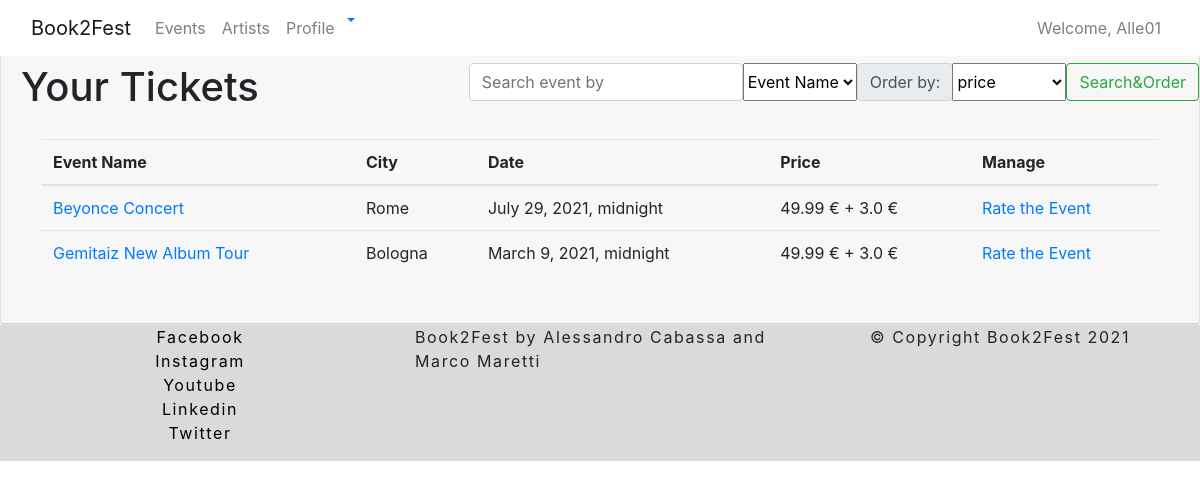
The page /book2fest/ticket/list (signed in) on the database as committed earlier.
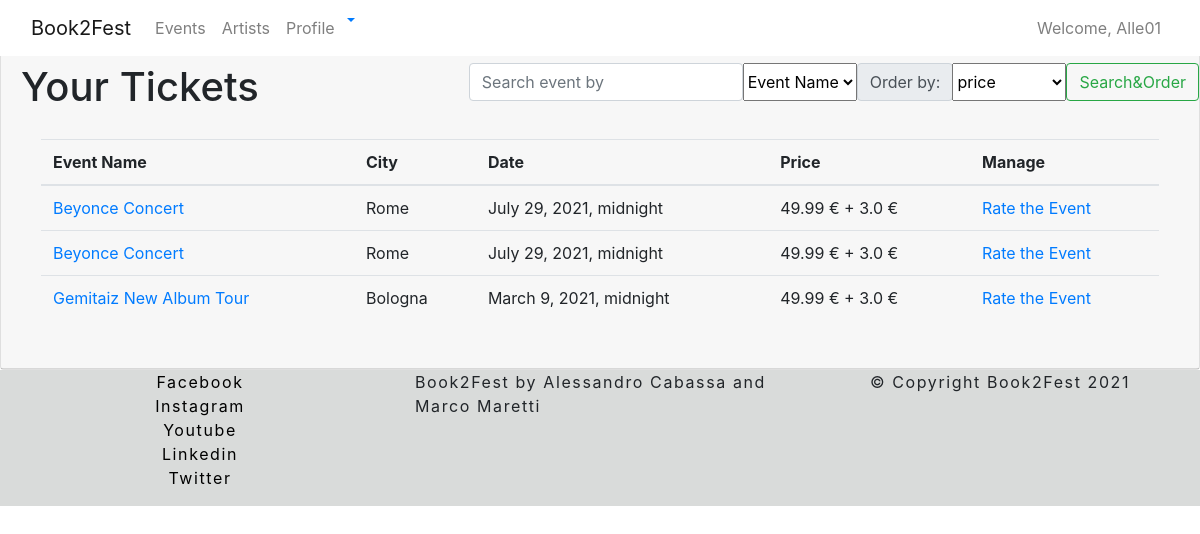
The same page on the database as committed later.
### book2fest/models.py (models this page shows, shortened)
class Ticket(models.Model):
    seat = models.OneToOneField(Seat, related_name='ticket_seat', on_delete=models.CASCADE)
    user = models.ForeignKey(UserProfile, related_name="ticket_user", on_delete=models.CASCADE)
    delivery = models.ForeignKey(Delivery, related_name='ticket_delivery', on_delete=models.CASCADE)

class Seat(models.Model):   #TODO: i seats servono per tutti gli eventi?
    event = models.ForeignKey(EventProfile, related_name='seat_event', on_delete=models.CASCADE)
    name = models.CharField(max_length=32)
    row = models.CharField(max_length=1, blank=True)
    number = models.CharField(max_length=4, blank=True)
    price = models.FloatField()
    available = models.BooleanField(default=True)
    seat_type = models.ForeignKey(SeatType, related_name='seat_type', on_delete=models.CASCADE)

class EventProfile(models.Model):
    user = models.ForeignKey(OrganizerProfile, related_name='event_user', on_delete=models.CASCADE)
    event_name = models.CharField(max_length=60)
    brief_description = models.TextField()
    description = models.TextField()
    artist_list = models.ManyToManyField(Artist)
    city = models.CharField(max_length=32)
    province = models.CharField(max_length=2)
    cap = models.CharField(max_length=5)
    country = models.CharField(max_length=32)
    address = models.CharField(max_length=32)
    how_to_reach = models.CharField(max_length=300)
    max_capacity = models.IntegerField()
    seats_available = models.IntegerField(null=True)
    avg_rating = models.FloatField(null=True)
    event_start = models.DateTimeField()
    event_end = models.DateTimeField()
    services = models.ManyToManyField(Service)# An event has many services, a service can be offered by many events (m to n)
    cancelled = models.BooleanField(default=False)

class Delivery(models.Model):
    name = models.CharField(max_length=32)
    overprice = models.FloatField()
    delivery_time = models.DurationField()   #TODO forse meglio mettere un datetime field boh
    class Meta:
        verbose_name_plural = 'Deliveries'

### book2fest/views.py (the view, shortened to what this page needs)
# urls.py: path('ticket/list', UserTicketList.as_view(), name='ticket-list' ),
class UserTicketList(LoginRequiredMixin, UserRequiredMixin, ListView):
    model = Ticket
    template_name = "book2fest/ticket/list.html"
    def get_context_data(self, *, object_list=None, **kwargs):
        context = super(UserTicketList, self).get_context_data(**kwargs)
        context['order_filters'] = ['event_name', 'event_start', 'price']
        return context
    def get_queryset(self):
        tickets = Ticket.objects.all().filter(user=self.profile)
        query = self.request.GET.get('search', None)
        filter = self.request.GET.get('search-filter', None)
        order = self.request.GET.get('order-filter', None)
        ordering = "seat__event__event_name"
        if order == "event_name":
            ordering = "seat__event__event_name"
        if order == "event_start":
            ordering = "seat__event__event_start"
        if order == "price":
            ordering = "seat__price"
        tickets = Ticket.objects.all().filter(user=self.profile).order_by(ordering)
        return tickets

### book2fest/mixin.py (called while the page is built)
    def dispatch(self, request, *args, **kwargs):
        try:
            self.profile = UserProfile.objects.get(user=request.user)
            return super().dispatch(request, *args, **kwargs)
        except ObjectDoesNotExist:
            return redirect('book2fest:organizer-profile')

### book2fest/templates/book2fest/ticket/list.html (shortened to what this page needs)
{% extends 'base_list.html' %}
{% block content_title %}Your Tickets{% endblock %}
{% block thead %}
    <th>Event Name</th>
    <th>City</th>
    <th>Date</th>
    <th>Price</th>
    <th>Manage</th>
{% endblock %}
{% block tbody %}
    {% for ticket in object_list  %}
        <tr>
            <td><a href="{% url 'book2fest:event-detail' ticket.seat.event.pk %}">{{ ticket.seat.event.event_name }}</a></td>
            <td>{{ ticket.seat.event.city }}</td>
            <td>{{ ticket.seat.event.event_start }}</td>
            <td>{{ ticket.seat.price}} &euro; + {{ ticket.delivery.overprice}} &euro;</td>
            <td><a href="{% url 'book2fest:ticket-manage' ticket.pk %}">Rate the Event</a></td>
        </tr>
    {% endfor %}
{% endblock %}

### templates/base_list.html (shortened to what this page needs)
{% extends 'base.html' %}
{% block content %}
    <div class="card" >
        <div class="card-header">
            <div class="d-flex">
                <h1>{% block content_title %}{% endblock %}</h1>
                <form class="d-flex justify-content-end" style="position:absolute; margin:auto; left:0; right:0;">
                        <div class="d-flex">
                            <input class="form-control me-2" type="search" name="search" placeholder="Search event by" aria-label="Search">
                        </div>
                        <div class="d-flex">
                            <select class="form-select" name="search-filter" aria-label="Default select example">
                              <option value="event_name" selected>Event Name</option>
                            </select>
                        </div>
                        <div class="d-flex">
                                      <div class="input-group-prepend">
                                        <span class="input-group-text">Order by:</span>
                                      </div>
                                        <select class="form-select" name="order-filter" aria-label="Default select example">
                                            {% for filter in order_filters %}
                                              <option value="{{filter}}" selected>{{filter}}</option>
                                            {% endfor %}
                                        </select>
                          </div>
                        <div class="d-flex">
                            <button class="btn btn-outline-success" type="submit">Search&Order</button>
                        </div>
                 </form>
        </div>
        <div class="card-body">
        <table class="table">
            <thead>
            <tr>
                {% block thead %}
                {% endblock %}
            </tr>
            </thead>
            <tbody>
            {% block tbody %}
            {% endblock %}
            </tbody>
        </table>
        </div>
        </div>
    </div>
{% endblock %}

### templates/base.html (shortened to what this page needs)
{% load static %}
{% load notifications_tags %}
<html lang="en">
<head>
    <link rel="stylesheet"
          href="https://cdn.jsdelivr.net/npm/bootstrap@4.6.0/dist/css/bootstrap.min.css"
>
    <link rel="stylesheet" href="https://cdn.jsdelivr.net/npm/bootstrap-icons@1.5.0/font/bootstrap-icons.css">
    <link rel="stylesheet" href="{% static 'css/main.css' %}" type="text/css">
</head>
<body>
{% include 'navbar.html' %}
{% block content %}
{% endblock %}
<div class="container-fluid footer">
    <div class="row justify-content-between">
        <div class="col-xl d-flex justify-content-center">
            <ul class="footer-list">
                <li><a href="http://www.facebook.com" class="sposta link-light">Facebook</a></li>
                <li><a href="http://www.instagram.com" class="sposta">Instagram</a></li>
                <li><a href="http://www.youtube.com" class="sposta">Youtube</a></li>
                <li><a href="http://www.linkedin.com" class="sposta">Linkedin</a></li>
                <li><a href="http://www.twitter.com" class="sposta">Twitter</a></li>
            </ul>
        </div>
        <div class="col-xl d-flex justify-content-center">
            <p>Book2Fest by Alessandro Cabassa and Marco Maretti</p>
        </div>
        <div class="col-xl d-flex justify-content-center">
            <p>&copy Copyright Book2Fest 2021</p>
        </div>
    </div>
</div>
</body>
</html>

### templates/navbar.html (shortened to what this page needs)
{% load notifications_tags %}
<header>
    <nav class="navbar navbar-expand-md navbar-light bg-white fixed-top">
        <div class="container-fluid">
            <a class="navbar-brand" href="{% url 'homepage' %}">Book2Fest</a>
            <div class="collapse navbar-collapse justify-content-between " id="navbarCollapse">
                <ul class="navbar-nav me-auto mb-2 mb-md-0 ">
                    <li class="nav-item">
                        <a class="nav-link" aria-current="page" href="{% url 'book2fest:event-list' %}">Events</a>
                    </li>
                    <li class="nav-item">
                        <a class="nav-link" href="">Artists</a>
                    </li>
                    <li class="nav-item">
                        <a class="nav-link" href="{% url 'book2fest:user-profile' %}">Profile</a>
                    </li>
                    <li class="dropdown">
                                    <a href="#" class="dropdown-toggle" data-toggle="dropdown">
                                    </a>
                    </li>
                </ul>
                <ul class="navbar-nav">
                    <li class="nav-item">
                        {% if not user.is_authenticated %}
                            <a class="nav-link" href="{% url 'login' %}">Log in <i class="bi bi-person-circle"></i></a>
                        {% else %}
                            <a class="nav-link" href="{% url 'logout' %}">Welcome, {{ user.username }}</a>
                        {% endif %}
                    </li>
                </ul>
            </div>
        </div>
    </nav>
</header>

### static/css/main.css (style rules this page uses)
body { padding-top: 50px; }
.footer { background-color: #d9dbda; letter-spacing: 0.1rem; }
.footer-list { list-style-type: none; padding-inline-start: 0; text-align:center; }
.footer a { color: black; }

Rows that differ between the two databases and show on the page:
added Ticket: seat.event.event_name "Beyonce Concert", seat.event.city "Rome", seat.event.event_start "July 29, 2021, midnight", seat.price "49.99", delivery.overprice "3.0"
